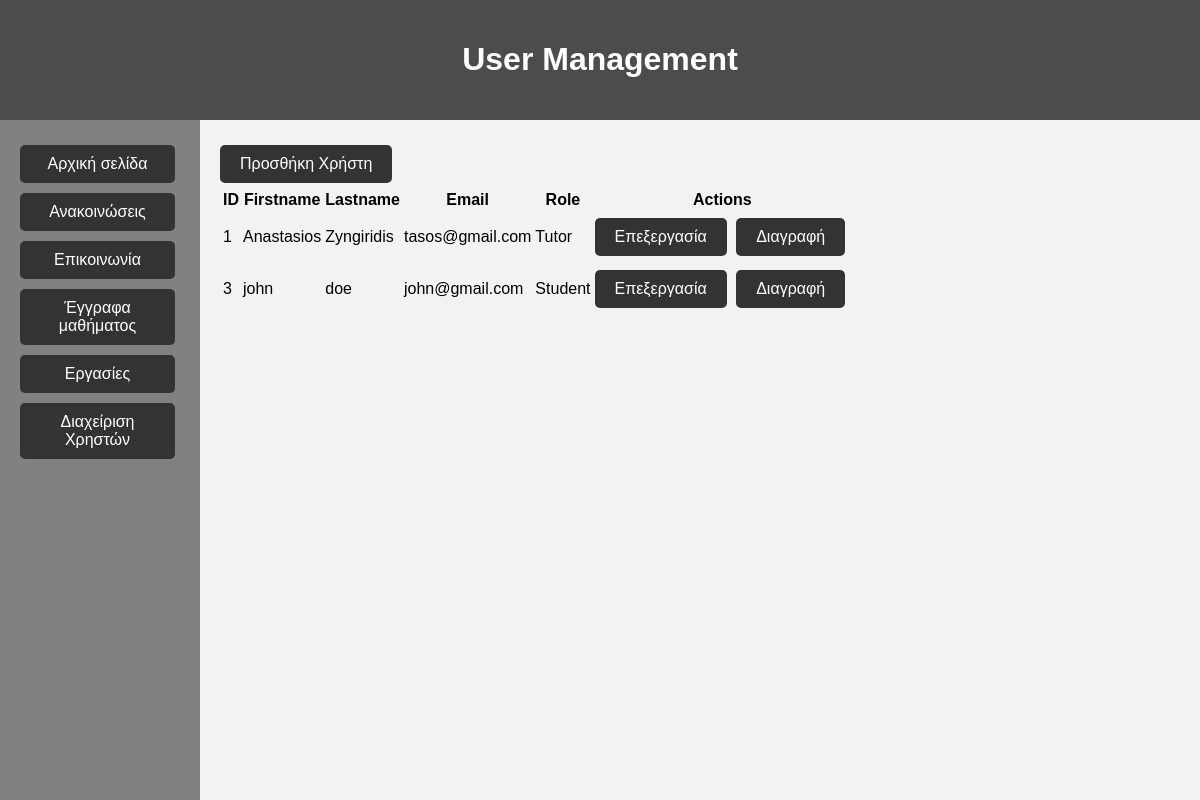
The page /user_management.php (signed in) on the database its author committed.
### tables this page shows
CREATE TABLE `users` (
  `id` int(11) NOT NULL,
  `firstname` varchar(50) NOT NULL,
  `lastname` varchar(50) NOT NULL,
  `email` varchar(100) NOT NULL,
  `password` varchar(255) NOT NULL,
  `role` enum('Tutor','Student') NOT NULL
);

### user_management.php (the view, shortened to what this page needs)
<?php
$db = new mysqli('localhost', 'root', '', 'my webpage');
$result = $db->query("SELECT * FROM users");
?>
<!DOCTYPE html>
<html lang="el">
<head>
    <link rel="stylesheet" href="style.css">
</head>
<body>
    <div id="title-container">
        <h1>User Management</h1>
    </div>
    <div id="content-container">
        <div id="sidebar">
            <div id="nav">
                <a href="index.php" class="button">Αρχική σελίδα</a>
                <a href="announcement.php" class="button">Ανακοινώσεις</a>
                <a href="communication.php" class="button">Επικοινωνία</a>
                <a href="documents.php" class="button">Έγγραφα μαθήματος</a>
                <a href="homework.php" class="button">Εργασίες</a>
                <?php
                if (isset($_SESSION['user_id']) && $_SESSION['role'] === 'Tutor') {
                    echo '<a href="user_management.php" class="button">Διαχείριση Χρηστών</a>';
                }
                ?>
            </div>
        </div>
        <div id="main-content">
            <a href="add_user.php" class="button">Προσθήκη Χρήστη</a>
            <?php if ($result->num_rows > 0): ?>
                <table>
                    <thead>
                        <tr>
                            <th>ID</th>
                            <th>Firstname</th>
                            <th>Lastname</th>
                            <th>Email</th>
                            <th>Role</th>
                            <th>Actions</th>
                        </tr>
                    </thead>
                    <tbody>
                        <?php while ($user = $result->fetch_assoc()): ?>
                            <tr>
                                <td>
                                    <?php echo htmlspecialchars($user['id']); ?>
                                </td>
                                <td>
                                    <?php echo htmlspecialchars($user['firstname']); ?>
                                </td>
                                <td>
                                    <?php echo htmlspecialchars($user['lastname']); ?>
                                </td>
                                <td>
                                    <?php echo htmlspecialchars($user['email']); ?>
                                </td>
                                <td>
                                    <?php echo htmlspecialchars($user['role']); ?>
                                </td>
                                <td>
                                    <a href="edit_user.php?id=<?php echo $user['id']; ?>" class="button">Επεξεργασία</a>
                                    <a href="delete_user.php?id=<?php echo $user['id']; ?>" class="button"
                                        onclick="return confirm('Are you sure you want to delete this user?');">Διαγραφή</a>
                                </td>
                            </tr>
                        <?php endwhile; ?>
                    </tbody>
                </table>
            <?php else: ?>
                <p>No users found.</p>
            <?php endif; ?>
        </div>
    </div>
</body>
</html>

### style.css (style rules this page uses)
body, html { margin: 0; padding: 0; min-height: 100%; position: relative; font-family: Arial, sans-serif; background-color: #e7e7e7; display: flex; flex-direction: column; min-height: 100vh; }
#title-container { background-color: #4c4c4c; text-align: center; padding: 20px; color: white; }
#content-container { display: flex; flex: 1; }
#sidebar { background-color: #818181; width: 200px; padding: 20px; box-sizing: border-box; }
#main-content { flex-grow: 1; padding: 20px; background-color: #f2f2f2; box-sizing: border-box; }
#nav a.button { display: block; margin-bottom: 10px; text-align: center; background-color: #333; color: #fff; padding: 10px 20px; text-decoration: none; border-radius: 5px; transition: background-color 0.3s; }
.button { display: inline-flex; align-items: center; justify-content: center; padding: 10px 20px; margin: 5px 0; margin-right: 5px; background-color: #333; color: #fff; text-align: center; text-decoration: none; border-radius: 5px; transition: background-color 0.3s; }

### rows shown on the page
users: id "1", firstname "Anastasios", lastname "Zyngiridis", email "tasos@gmail.com", role "Tutor"
users: id "3", firstname "john", lastname "doe", email "john@gmail.com", role "Student"
